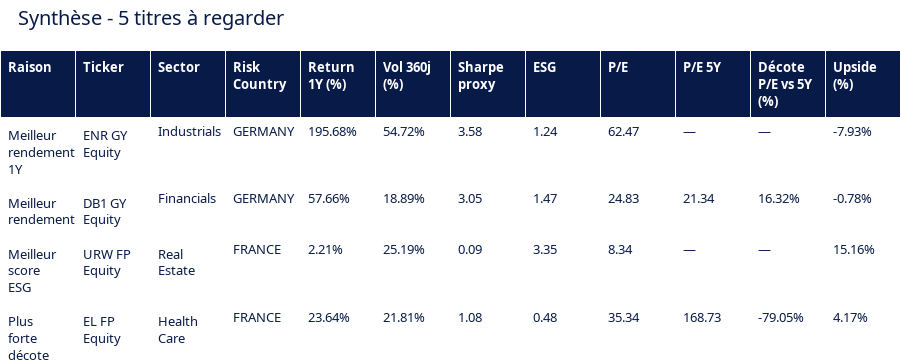

The notebook cell this image was saved under:
### Markdown cell above
### 1.5) Tableau synthétique 5 titres à regarder

### Code cell
fdf = actions.copy()

# Colonnes utiles & calculs auxiliaires
col_pe   = "BEst P/E Ratio"
col_pe5  = "Price / Earnings - 5 Year Average"
col_esg  = "ESG Score"
col_up   = "Upside with Target Price from Analyst"
col_vol  = "Volatility 360 Day Calc"
col_ret  = "1 Year Total Return - Previous"

fdf["Sharpe_proxy"] = (fdf[col_ret] / fdf[col_vol]).replace([np.inf, -np.inf], np.nan)
if col_pe in fdf and col_pe5 in fdf:
    fdf["PE_premium_5Y_%"] = (fdf[col_pe] - fdf[col_pe5]) / fdf[col_pe5] * 100

# Sélection 5 catégories (dédupliquées)
shortlist = []

def add_best(df, sort_col, ascending, label):
    cand = df.sort_values(sort_col, ascending=ascending)
    for _, row in cand.iterrows():
        if row["Ticker"] not in [s["Ticker"] for s in shortlist]:
            shortlist.append({
                "Raison": label,
                "Ticker": row["Ticker"],
                "Sector (1)": row.get("Sector (1)", None),
                "Risk Country": row.get("Risk Country", None),
                "Return 1Y (%)": row.get(col_ret, np.nan),
                "Vol 360j (%)": row.get(col_vol, np.nan),
                "Sharpe proxy": row.get("Sharpe_proxy", np.nan),
                "ESG": row.get(col_esg, np.nan),
                "P/E": row.get(col_pe, np.nan),
                "P/E 5Y": row.get(col_pe5, np.nan),
                "Décote P/E vs 5Y (%)": row.get("PE_premium_5Y_%", np.nan),
                "Upside (%)": row.get(col_up, np.nan),
            })
            break

# 1. Meilleur Rendement 1Y
add_best(fdf.dropna(subset=[col_ret]), col_ret, False, "Meilleur rendement 1Y")

# 2. Meilleur Sharpe proxy
add_best(fdf.dropna(subset=["Sharpe_proxy"]), "Sharpe_proxy", False, "Meilleur rendement/risque")

# 3. Meilleur ESG
if col_esg in fdf:
    add_best(fdf.dropna(subset=[col_esg]), col_esg, False, "Meilleur score ESG")

# 4. Plus forte DÉCOTE P/E vs 5Y (valeur la plus négative)
if "PE_premium_5Y_%" in fdf:
    add_best(fdf.dropna(subset=["PE_premium_5Y_%"]), "PE_premium_5Y_%", True, "Plus forte décote P/E vs 5Y")

# 5. Plus fort Upside
if col_up in fdf:
    add_best(fdf.dropna(subset=[col_up]), col_up, False, "Plus fort Upside analystes")

summary5_df = pd.DataFrame(shortlist)

# Mise en forme des valeurs numériques
for c in ["Return 1Y (%)", "Vol 360j (%)", "Upside (%)", "Décote P/E vs 5Y (%)"]:
    if c in summary5_df:
        summary5_df[c] = summary5_df[c].map(lambda x: f"{x:.2f}%" if pd.notna(x) else "—")
for c in ["Sharpe proxy", "ESG", "P/E", "P/E 5Y"]:
    if c in summary5_df:
        summary5_df[c] = summary5_df[c].map(lambda x: f"{x:.2f}" if pd.notna(x) else "—")

# Table Plotly
fig_summary5 = go.Figure(data=[go.Table(
    header=dict(
        values=[f"<b>{h}</b>" for h in ["Raison","Ticker","Sector","Risk Country","Return 1Y (%)","Vol 360j (%)","Sharpe proxy","ESG","P/E","P/E 5Y","Décote P/E vs 5Y (%)","Upside (%)"]],
        fill_color=COLORS["primary"],
        font=dict(color="white", family="Noto Sans, Arial"),
        align="left",
        height=28
    ),
    cells=dict(
        values=[summary5_df.get(h, ["—"]*len(summary5_df)) for h in ["Raison","Ticker","Sector (1)","Risk Country","Return 1Y (%)","Vol 360j (%)","Sharpe proxy","ESG","P/E","P/E 5Y","Décote P/E vs 5Y (%)","Upside (%)"]],
        fill_color=COLORS["background"],
        font=dict(color=COLORS["primary"], family="Noto Sans, Arial", size=13),
        align="left",
        height=26
    )
)])
fig_summary5 = apply_plotly_style(fig_summary5, title="Synthèse - 5 titres à regarder")
fig_summary5.update_layout(margin=dict(
    l=0, r=0, t=50, b=0),
    height=360)
fig_summary5.show()

### Figure 1 — Plotly figure (JSON) as saved in the notebook; plotly's stock layout.template omitted (floating-point values rounded to 4 significant figures)
{"data": [{"cells": {"align": "left", "fill": {"color": "rgb(255, 255, 255)"}, "font": {"color": "rgb(8, 27, 72)", "family": "Noto Sans, Arial", "size": 13}, "height": 26, "values": [["Meilleur rendement 1Y", "Meilleur rendement/risque", "Meilleur score ESG", "Plus forte décote P/E vs 5Y", "Plus fort Upside analystes"], ["ENR GY Equity", "DB1 GY Equity", "URW FP Equity", "EL FP Equity", "SPM IM Equity"], ["Industrials", "Financials", "Real Estate", "Health Care", "Energy"], ["GERMANY", "GERMANY", "FRANCE", "FRANCE", "ITALY"], ["195.68%", "57.66%", "2.21%", "23.64%", "3.28%"], ["54.72%", "18.89%", "25.19%", "21.81%", "40.48%"], ["3.58", "3.05", "0.09", "1.08", "0.08"], ["1.24", "1.47", "3.35", "0.48", "0.85"], ["62.47", "24.83", "8.34", "35.34", "10.53"], ["—", "21.34", "—", "168.73", "—"], ["—", "16.32%", "—", "-79.05%", "—"], ["-7.93%", "-0.78%", "15.16%", "4.17%", "30.58%"]]}, "header": {"align": "left", "fill": {"color": "rgb(8, 27, 72)"}, "font": {"color": "white", "family": "Noto Sans, Arial"}, "height": 28, "values": ["<b>Raison</b>", "<b>Ticker</b>", "<b>Sector</b>", "<b>Risk Country</b>", "<b>Return 1Y (%)</b>", "<b>Vol 360j (%)</b>", "<b>Sharpe proxy</b>", "<b>ESG</b>", "<b>P/E</b>", "<b>P/E 5Y</b>", "<b>Décote P/E vs 5Y (%)</b>", "<b>Upside (%)</b>"]}, "type": "table"}], "layout": {"font": {"color": "rgb(8, 27, 72)", "family": "Noto Sans, Arial", "size": 13}, "height": 360, "margin": {"b": 0, "l": 0, "r": 0, "t": 50}, "paper_bgcolor": "rgb(255, 255, 255)", "plot_bgcolor": "rgb(255, 255, 255)", "title": {"font": {"color": "rgb(8, 27, 72)", "family": "Noto Sans, Arial", "size": 20}, "text": "Synthèse - 5 titres à regarder", "x": 0.02, "xanchor": "left"}, "xaxis": {"gridcolor": "rgba(0,0,0,0.05)", "mirror": true, "showgrid": true}, "yaxis": {"gridcolor": "rgba(0,0,0,0.05)", "mirror": true, "showgrid": true}}}
